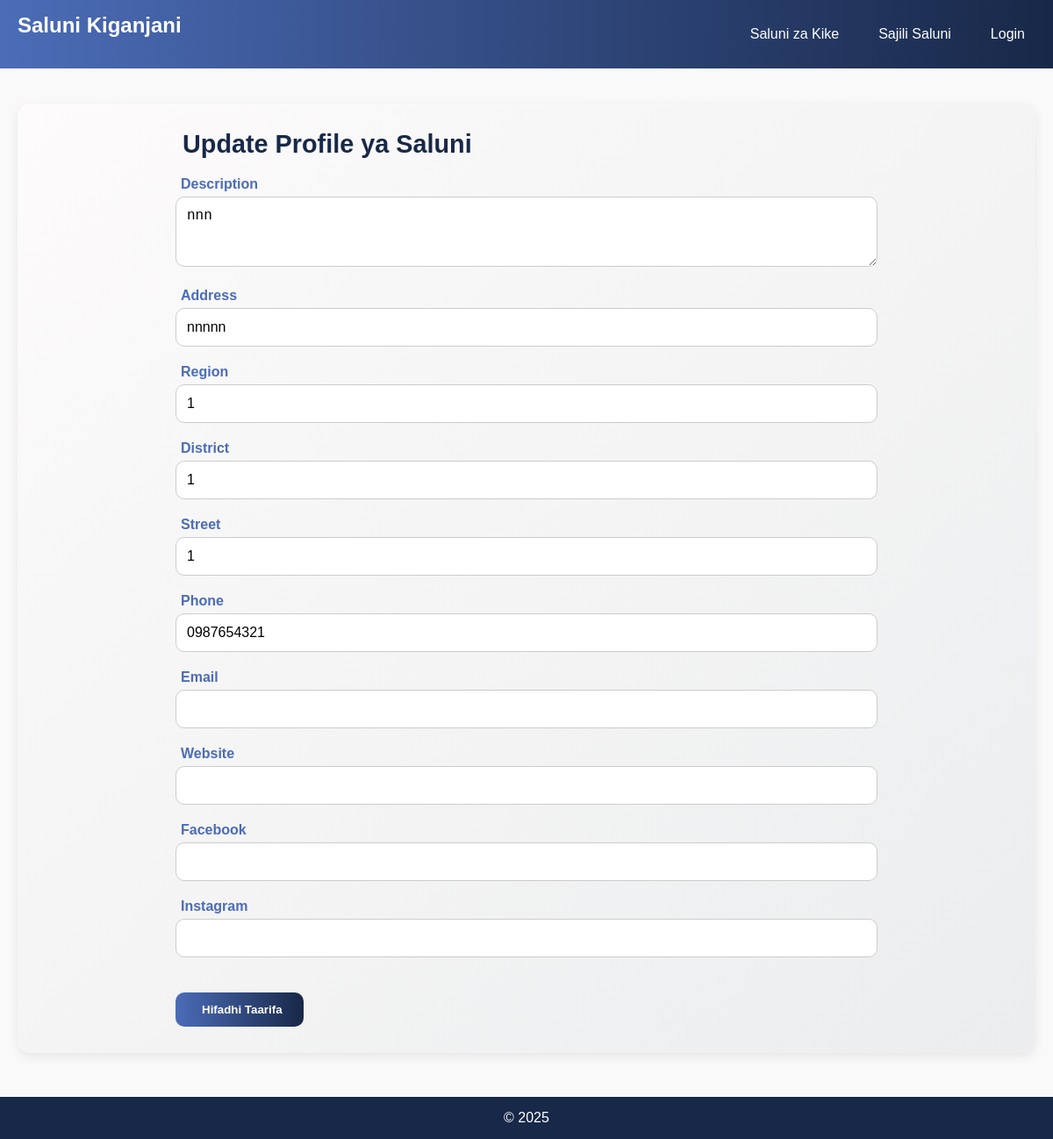
The app's page /salon/1/update/ with its own data.
### saluni_kike/models.py (models this page shows, shortened)
class Salon(models.Model):
    name = models.CharField(max_length=200)
    description = models.TextField(blank=True)
    address = models.CharField(max_length=300)
    region = models.CharField(max_length=100)
    district = models.CharField(max_length=100)
    street = models.CharField(max_length=200)
    latitude = models.DecimalField(max_digits=9, decimal_places=6, blank=True, null=True)
    longitude = models.DecimalField(max_digits=9, decimal_places=6, blank=True, null=True)
    phone = models.CharField(validators=[PHONE_REGEX], max_length=16, blank=True, null=True)
    email = models.EmailField(blank=True, null=True)
    website = models.URLField(blank=True, null=True)
    facebook = models.URLField(blank=True, null=True)   # Facebook link
    instagram = models.URLField(blank=True, null=True)  # Instagram link
    opening_hours = models.JSONField(blank=True, null=True)
    created_at = models.DateTimeField(auto_now_add=True)
    updated_at = models.DateTimeField(auto_now=True)
    class Meta:
        ordering = ['name']

### saluni_kike/views.py (the view)
# urls.py: path('salon/<int:salon_id>/update/', views.salon_update_profile, name='salon_update_profile'),
def salon_update_profile(request, salon_id):
    salon = get_object_or_404(Salon, id=salon_id)
    if request.method == 'POST':
        form = SalonProfileForm(request.POST, instance=salon)
        if form.is_valid():
            form.save()
            return redirect('salon_list')  # au profile page
    else:
        form = SalonProfileForm(instance=salon)
    return render(request, 'saluni_kike/update_profile.html', {'form': form})

### saluni_kike/forms.py
class SalonProfileForm(forms.ModelForm):
    class Meta:
        model = Salon
        fields = [
            'description', 'address', 'region', 'district', 'street',
            'phone', 'email', 'website', 'facebook', 'instagram',
            'latitude', 'longitude'
        ]
        widgets = {
            'description': forms.Textarea(attrs={'rows':3}),
        }

### saluni_kike/templates/saluni_kike/update_profile.html (shortened to what this page needs)
{% extends "base.html" %}
{% block content %}
<section class="salon-update-section">
  <div class="container">
    <h1> Update Profile ya Saluni</h1>
    <form method="post" id="salon-update-form" class="update-form">
      {% for field in form %}
        {% if field.name != 'latitude' and field.name != 'longitude' %}
          <div class="form-group">
            <label for="{{ field.id_for_label }}">
              {{ field.label }}
            </label>
            {{ field }}
          </div>
        {% endif %}
      {% endfor %}
      <div class="form-actions">
        <button type="submit" class="save-btn">
           Hifadhi Taarifa
        </button>
      </div>
    </form>
  </div>
</section>
{% endblock %}

### saluni_kike/templates/base.html (style rules this page uses)
* { margin:0; padding:0; box-sizing:border-box; }
body { font-family: 'Mulish', sans-serif; background:#f9f9f9; color:#333; }

### saluni_kike/templates/saluni_kike/update_profile.html (style rules this page uses)
.salon-update-section { padding:30px 20px; background:linear-gradient(135deg, #fdfbfb 0%, #ebedee 100%); border-radius:15px; box-shadow:0 4px 12px rgba(0,0,0,0.08); margin-top:20px; }
.container { max-width:800px; margin:0 auto; }
h1 { font-size:1.8rem; color:#182848; margin-bottom:20px; display:flex; align-items:center; gap:8px; }
.update-form { display:flex; flex-direction:column; gap:20px; }
.form-group label { font-weight:600; margin-bottom:5px; display:flex; align-items:center; gap:6px; color:#4b6cb7; }
.form-group input, .form-group textarea, .form-group select { width:100%; padding:12px; border:1px solid #ccc; border-radius:10px; font-size:1rem; background:#fff; transition:0.3s; }
.form-actions { margin-top:20px; }
.save-btn { display:inline-flex; align-items:center; background: linear-gradient(90deg, #4b6cb7, #182848); color:#fff; border:none; border-radius:10px; padding:12px 24px; font-weight:600; cursor:pointer; transition:background 0.3s, transform 0.2s; }

### records on screen
Salon: form "nnn" "nnnnn" "1" "1" "1" "0987654321"

### other values on screen
{{ field.label }} "Description" "Address" "Region" "District" "Street" "Phone" "Email" "Website" "Facebook" "Instagram"
{{ year|default:2025 }} "2025"
